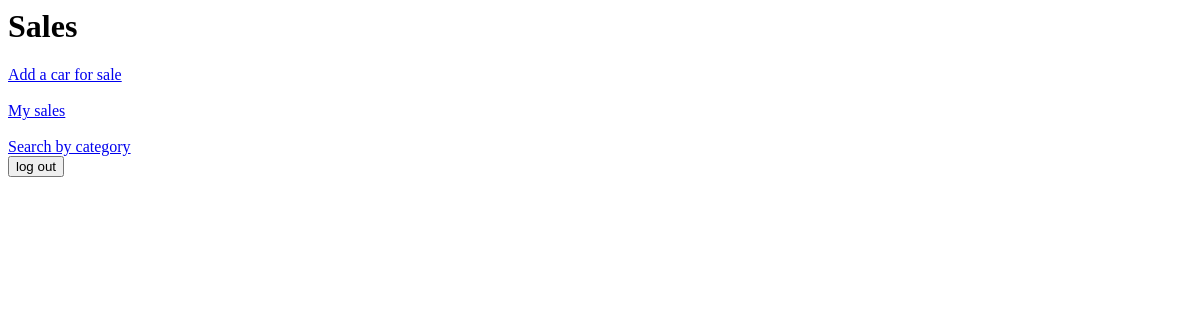
Before: /sales_logged_in (signed in) with the older database file.
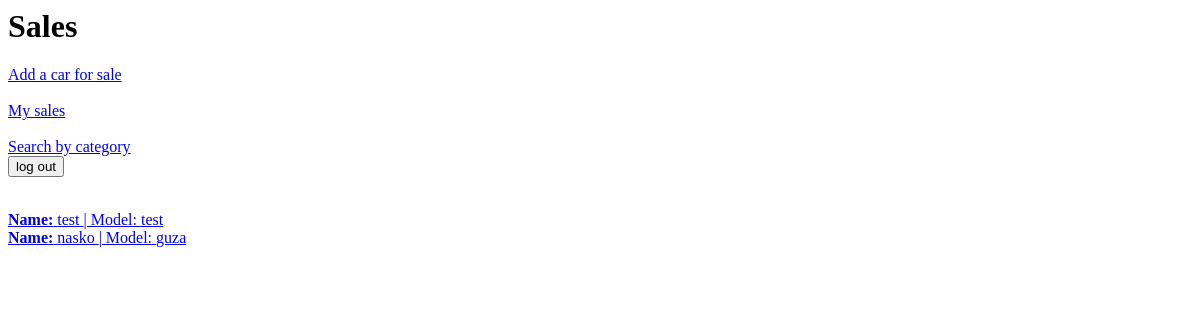
After: the same page with the newer database file.
### tables this page shows
CREATE TABLE sales
    (
        id INTEGER PRIMARY KEY AUTOINCREMENT,
        name TEXT,
        model TEXT,
        horsepower INTEGER,
        price DOUBLE,
        year DATE,
        condition TEXT,
        mileage DOUBLE,
        category_id INTEGER,
        file_path TEXT,
        user_id INTEGER,
        FOREIGN KEY(category_id) REFERENCES categories(id)
        FOREIGN KEY(user_id) REFERENCES users(id)
    );

### app.py (the view)
@app.route('/sales_logged_in')
@require_login
def sales_logged_in():
    return render_template('sales_logged_in.html', sales = Sale.all())

### app.py (called while the page is built)
def require_login(func):
    @wraps(func)
    def wrapper(*args, **kwargs):
        if not session.get('logged_in'):
            return redirect('/login')
        return func(*args, **kwargs)
    return wrapper

### database.py (called while the page is built)
    def __enter__(self):
        self.conn = sqlite3.connect(DB_NAME)
        return self.conn.cursor()

    def __exit__(self, type, value, traceback):
        self.conn.commit()

### sale.py (called while the page is built)
    @staticmethod
    def all():
        with DB() as db:
            rows = db.execute('SELECT * FROM sales').fetchall()
            return [Sale(*row) for row in rows]

### templates/sales_logged_in.html (shortened to what this page needs)
<h1>Sales</h1>
<a href="/sales/new">Add a car for sale</a>
<a href="/sales/user_sales">My sales</a>
<a href="/categories">Search by category</a>
<form action="/log_out" method="POST">
    <input type="submit" value="log out">
</form>
{% for sale in sales %}
<a href="/sales/{{ sale.id }}"><b>Name:</b> {{ sale.name }} | Model: {{ sale.model }}</a>
{% endfor %}

Changed rows visible on the page:
added sales: name "test", model "test"
added sales: name "nasko", model "guza"
